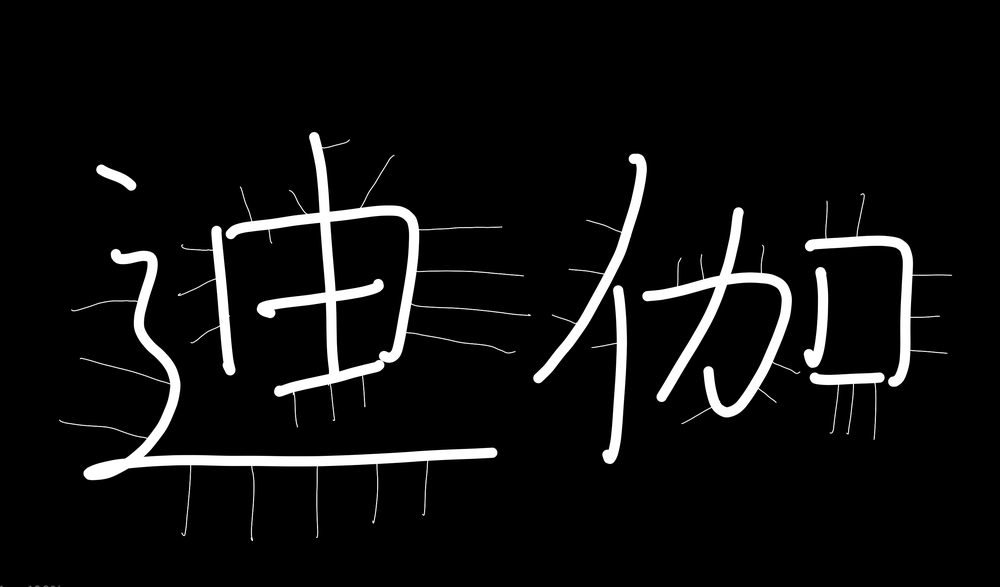
#> input picture data/images/dijia.png, 1000 x 587 px, shrunk from 2877 x 1688 before the run
$ jupyter execute '腐蚀操作.ipynb'
#> lines starting #> are read from the running program, lines starting #| are printed output that depends on the picture
### utils.py
import cv2


def cv_show(name, img):
    cv2.imshow(name, img)
    cv2.waitKey(0)
    cv2.destroyAllWindows()


# [2 lines that do not run on import are left out]

### 腐蚀操作.ipynb
# 形态学-腐蚀

[cell 1]
import cv2
import numpy as np

[cell 2]
from utils import cv_show

img_dijia = cv2.imread("./data/images/dijia.png")
#> img_dijia is the input picture: shape (587, 1000, 3); mean B, G, R 14.7, 14.7, 14.7

cv_show("dijia", img=img_dijia)

[cell 3]
# 区域
kernel = np.ones((3, 3), np.uint8)

# 腐蚀操作
erosion = cv2.erode(img_dijia, kernel, iterations=2)
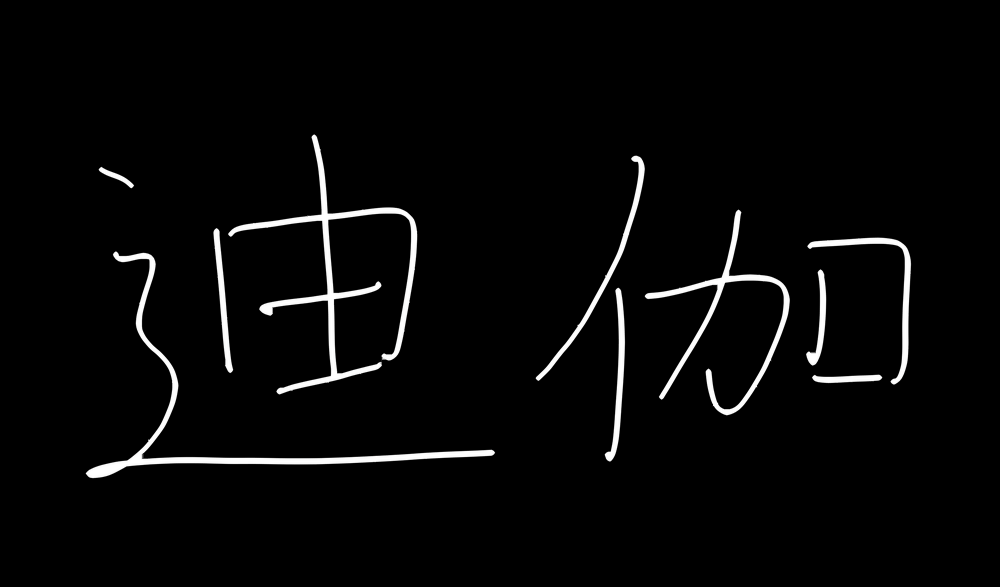
#> erosion: shape (587, 1000, 3); mean B, G, R 7.4, 7.4, 7.4
cv_show("erosion", erosion)

[cell 4]
img_pie = cv2.imread("./data/images/pie.png")
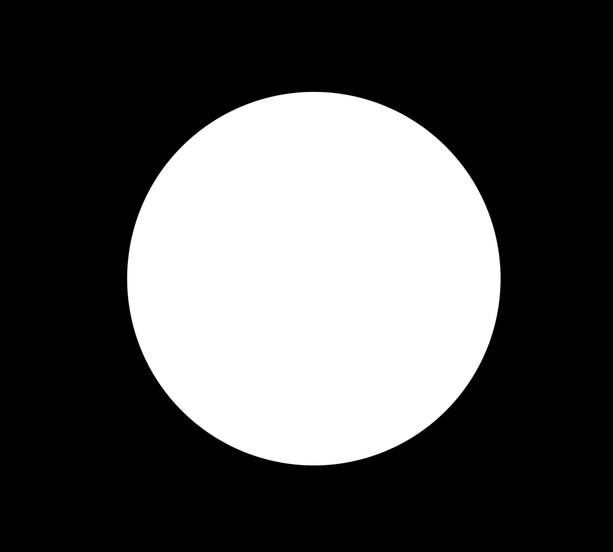
#> input picture data/images/pie.png, 613 x 552 px, shrunk from 1764 x 1588 before the run
#> img_pie is the input picture: shape (552, 613, 3); mean B, G, R 82.6, 82.6, 82.6
cv_show("pie", img_pie)

[cell 5]
kernel = np.ones((30, 30), np.uint8)

erosion1 = cv2.erode(img_pie, kernel, iterations=1)
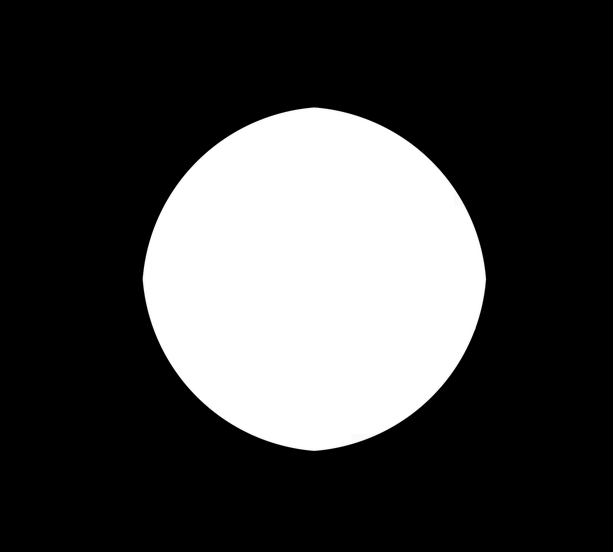
#> erosion1: shape (552, 613, 3); mean B, G, R 66.9, 66.9, 66.9
erosion2 = cv2.erode(img_pie, kernel, iterations=2)
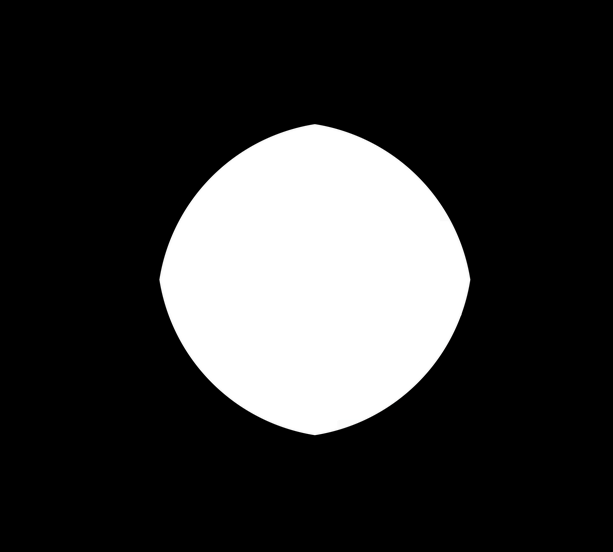
#> erosion2: shape (552, 613, 3); mean B, G, R 52.6, 52.6, 52.6
erosion3 = cv2.erode(img_pie, kernel, iterations=3)
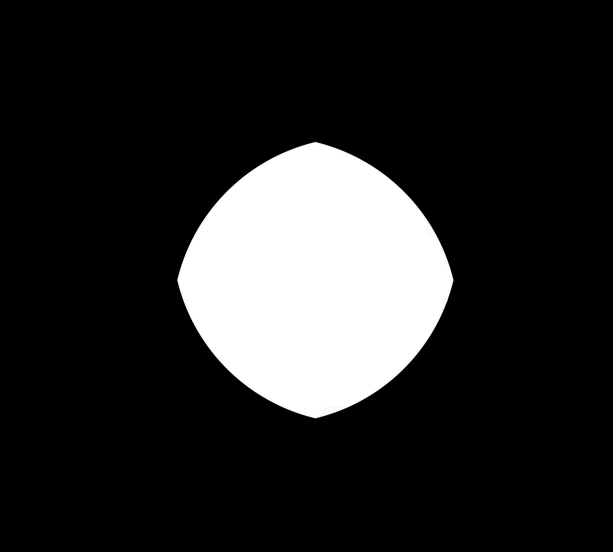
#> erosion3: shape (552, 613, 3); mean B, G, R 39.7, 39.7, 39.7
# 拼接
res = np.hstack((erosion1, erosion2, erosion3))
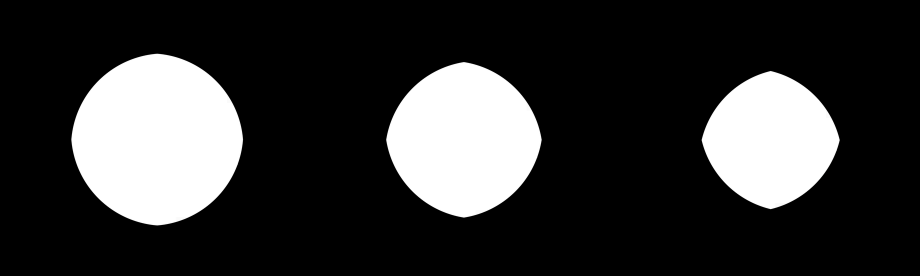
#> res: shape (552, 1839, 3) (shown at 1/2 size); mean B, G, R 53.1, 53.1, 53.1
cv_show("res", res)
